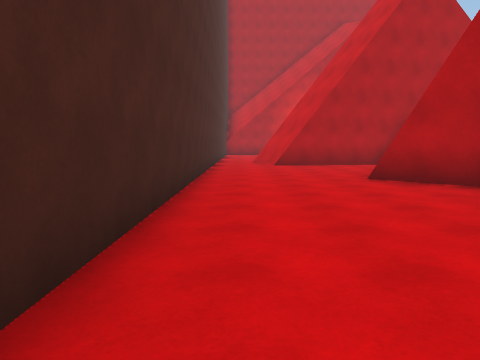
view 1 (above)

24 first-person views from a walk through a Unity game level. The camera is 1.4 m above the floor, tilts 6° down and sees 70° across. The floor is counted in squares, 2 m on a side. Each view is taken from the middle of a square. On the plan, view 1 faces up. The plan holds only what a view shows up to about 11 squares ahead; the rest is blank. The place goes on beyond the plan. Surface patterns are stand-ins for the level's own textures.

view 2
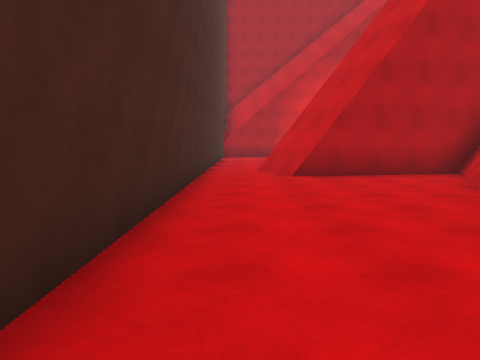

view 3
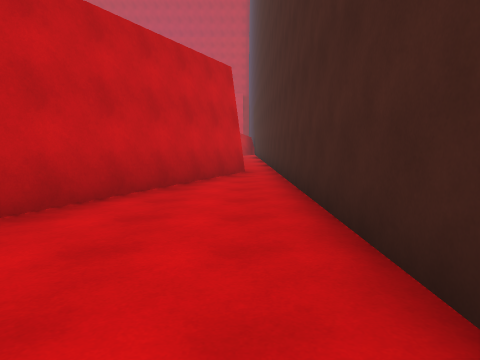

view 4
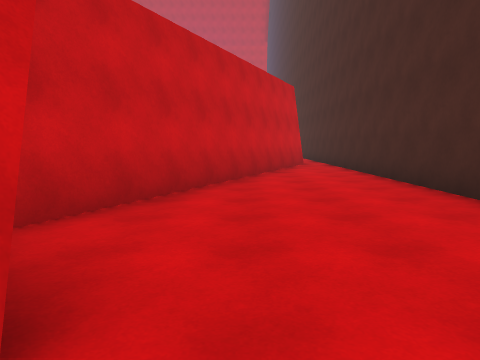

view 5
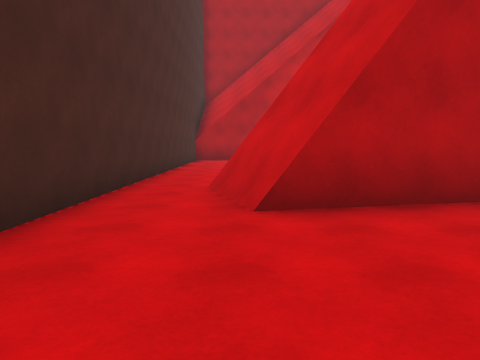

view 6
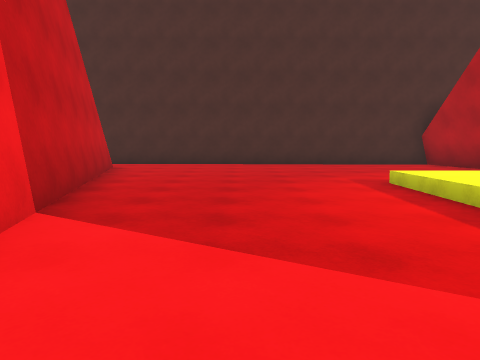

view 7
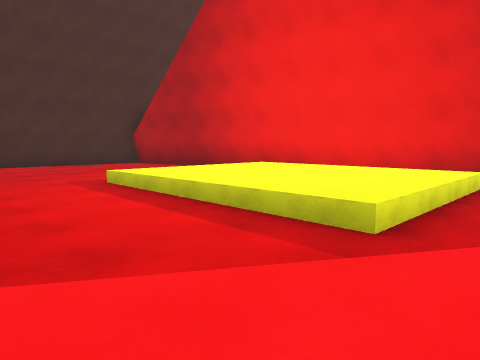

view 8
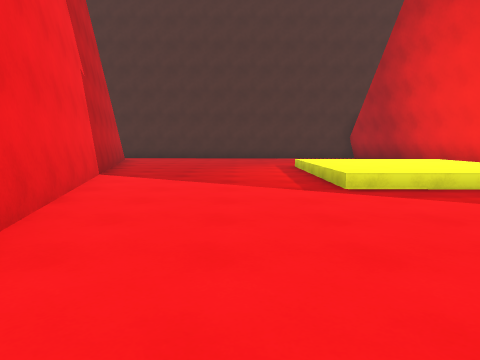

view 9
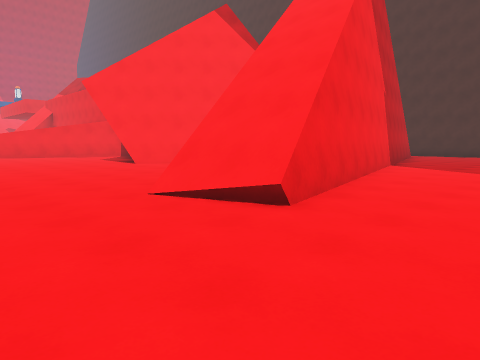

view 10
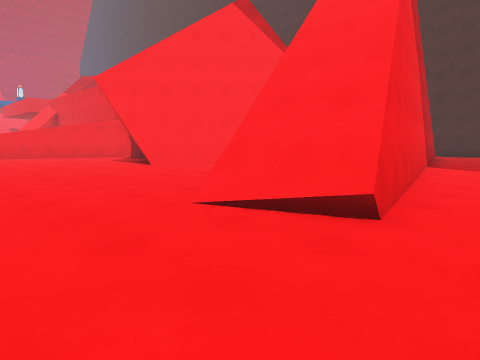

view 11
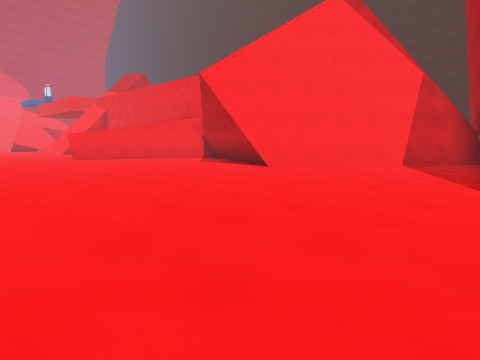

view 12
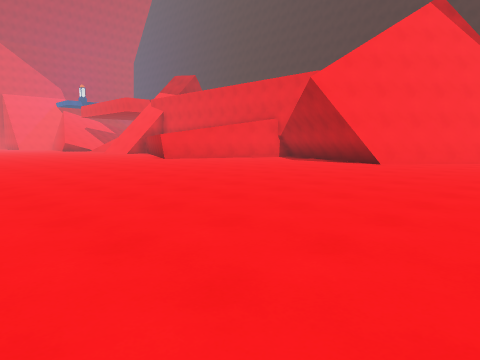

view 13
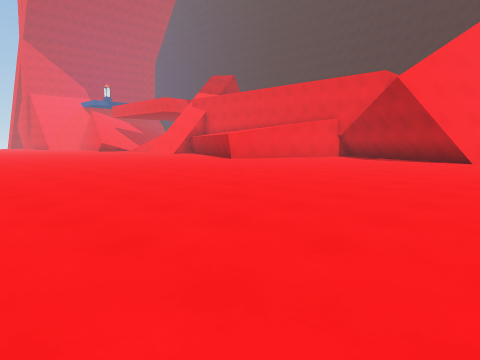

view 14
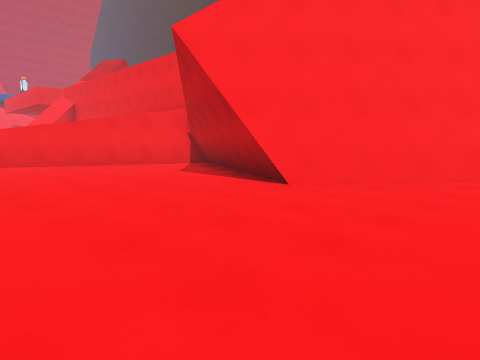

view 15
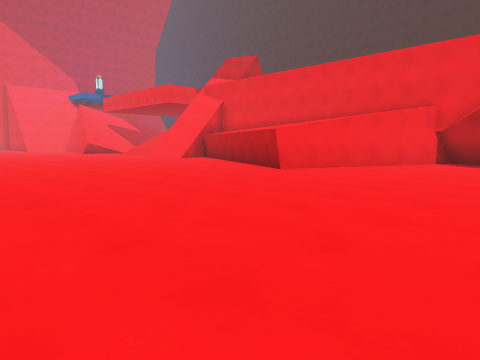

view 16
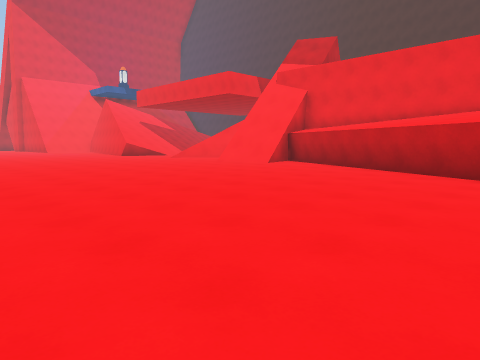

view 17
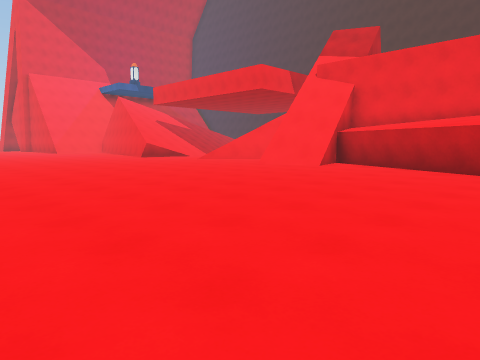

view 18
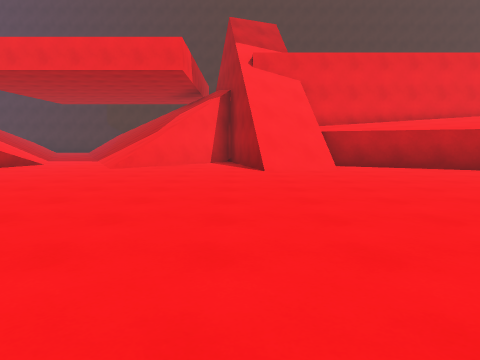

view 19
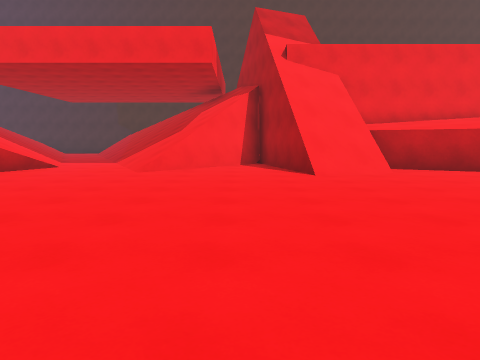

view 20
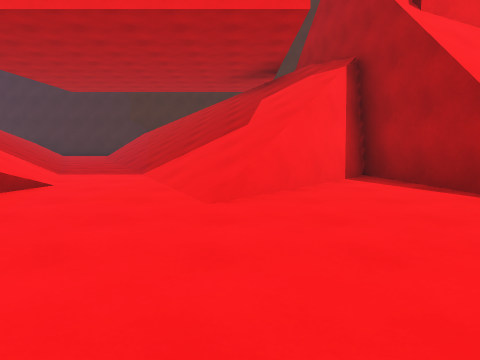

view 21
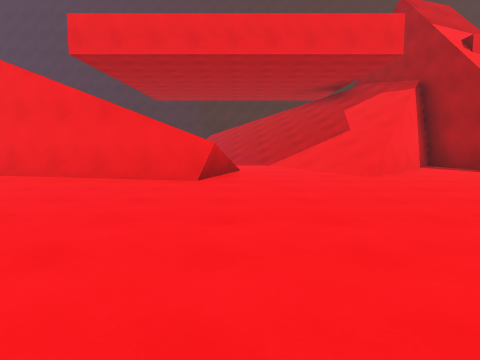

view 22
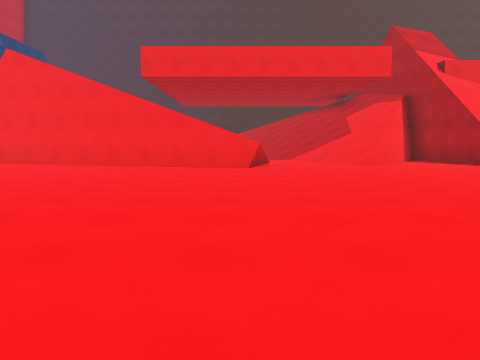

view 23
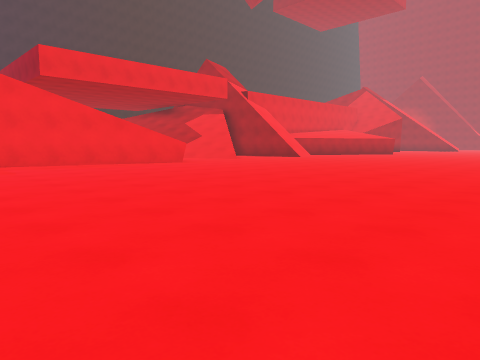

view 24
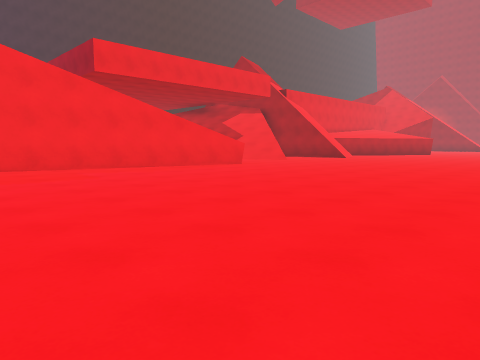

### Floor plan
Key: @ floor where view 1 was taken; # wall or solid block; . main floor; : floor 0.5 m higher than the main floor; - floor 0.5 m lower than the main floor; + floor 7.25 m higher than the main floor; / step, stairs or slope; = window, fence, low wall or low ledge; v drop or lower ground.
Columns run from 1 left of view 1 to 24 right of it. Each row starts with its distance up from view 1.
 24  ######....
 23 ##.  /::::/
 22 #..  /::::/
 21 #..  /::::/.
 20 #..../::::/...
 19 #..................
 18 #..................
 17 #..................
 16 #...........##//...
 15 #......####/////.....
 14 #...####/ /// /......
 13 #.######/#/...........--
 12 #.###..#/.............--
 11 #.....##v#............----
 10 #.....   ##............---
  9 #....     v##..........---
  8 #....      v#..........---
  7 #...##      /...........-
  6 #....#      /...........-
  5 #....#      ............-
  4 #....#     /.............
  3 #...#     +..............
  2 #...#     v##...........
  1 #..##       ####........
  0 #@.#          ##........
 -1 #.##      vvvv#.........
 -2 #.#       vvvv#........
 -3 ###       vvv#.........
 -4           vvv#.........
 -5           vv#.........
 -6           vvv.........
 -7           ////........
 -8           ////........
 -9       ######...........
-10       #///#............
-11         /////..........
-12       ///////=.........
-13       ///////..........
-14       /////............
-15       ///.../...........
-16       /.../////.........
-17       .///// /..........
-18       ////   #..........
-19       //    /#..........
-20             /#...........
-21             #............
-22             #............
-23             #............
-24             #      ....

Positions as (right, up) in squares from view 1, and headings:
1: (0, 0), facing up
2: (0, 4), facing up
3: (0, 5), facing down
4: (2, 8), facing down
5: (1, 8), facing up
6: (10, 17), facing left
7: (10, 17), facing up-left
8: (14, 18), facing left
9: (17, 19), facing down-left
10: (17, 18), facing down-left
11: (19, 15), facing down-left
12: (22, 13), facing down-left
13: (24, 11), facing down-left
14: (16, 12), facing down-left
15: (21, 6), facing down-left
16: (21, 1), facing down-left
17: (21, -1), facing down-left
18: (21, -9), facing left
19: (20, -10), facing left
20: (16, -12), facing left
21: (19, -15), facing left
22: (22, -16), facing left
23: (23, -23), facing up-left
24: (21, -24), facing up-left
